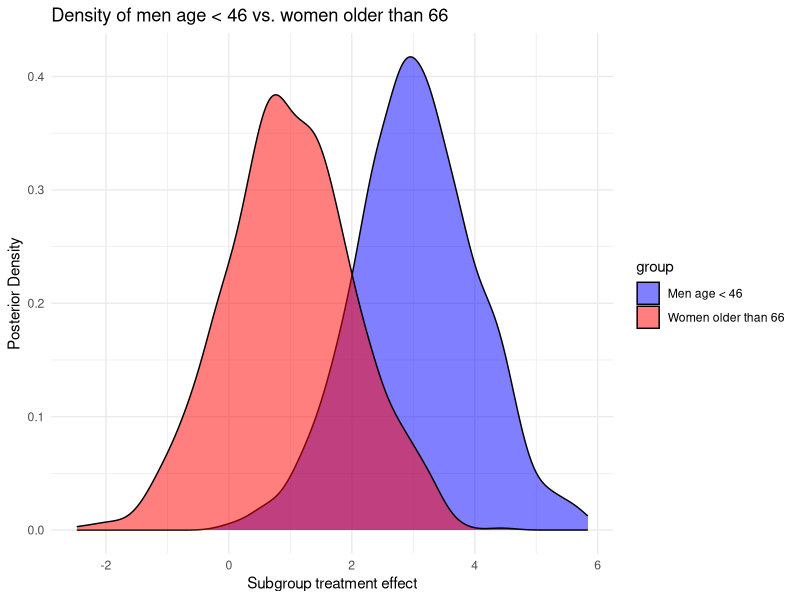
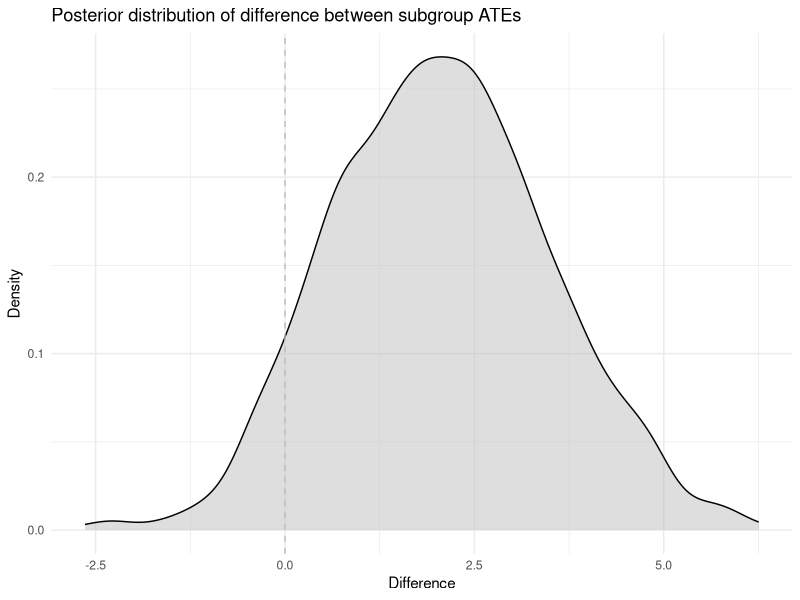

Write the R code that produced these figures, in order.
## ---- chunk 1
#| label: fig-peng-tour-demo
#| layout-ncol: 2
#| echo: false
#| fig-cap:
#| - "Example mock plot. Posterior distribution of subgroup treatment effect on men age < 46 (blue) and women older than 66 (red)."
#| - "Example mock plot. Difference in posterior distribution of treatment effects between the subgroups."


#two figures side by side



library(data.table)
library(ggplot2)

set.seed(403)
x1<-rnorm(1000, mean=3, sd=1)
x2<-rnorm(1000, mean=1, sd=1)
diff_x<-x1-x2

dat<-
data.table(
  x=c(x1,x2),
  diff_x=diff_x,
  group=c(rep("x1",1000), rep("x2",1000))
)

#plot density of x1 and x2 by color
p1<-ggplot(dat, aes(x=x, fill=group)) +
  geom_density(alpha=0.5) +
  labs(title="Density of men age < 46 vs. women older than 66", 
       x="Subgroup treatment effect", 
       y="Posterior Density") +
  #Label x1 =  men age < 46 and x2 = women older than 66
       scale_fill_manual(values=c("blue", "red"), 
                         labels=c("x1" = "Men age < 46", 
                                  "x2" = "Women older than 66" )) +
  theme_minimal()

#plot difference in x1 and x2

p2<-ggplot(dat, aes(x=diff_x)) +
  geom_density(fill="grey", alpha=0.5) +
  labs(title="Posterior distribution of difference between subgroup ATEs", x="Difference", y="Density") +
  #Add dotted vertical line at x=0
  geom_vline(xintercept=0, linetype="dashed", color="grey")+
  theme_minimal()

p1
p2
